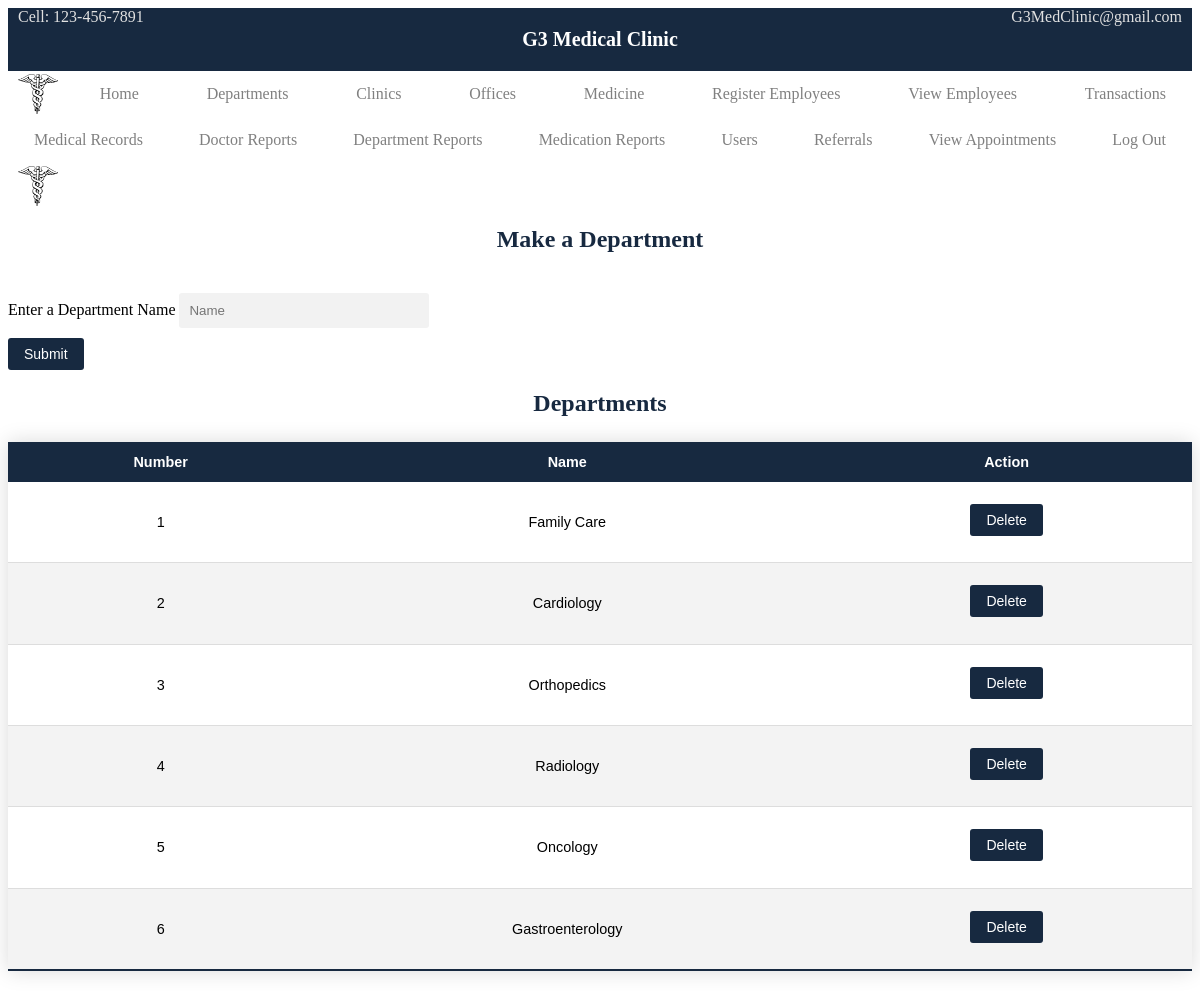
The page /dept.php (signed in) on the database its author committed.
### tables this page shows
CREATE TABLE `Department` (
  `department_number` int NOT NULL AUTO_INCREMENT,
  `dep_name` varchar(45) NOT NULL,
  `deleted_flag` tinyint(1) NOT NULL DEFAULT '0',
  PRIMARY KEY (`department_number`),
  UNIQUE KEY `dep_name` (`dep_name`)
);

### includes/functions.inc.php (called while the page is built, shortened)
<?php
function viewDepartments($conn) {
  $sql = "SELECT * FROM Department WHERE deleted_flag = false;";
  $stmt = mysqli_stmt_init($conn);
  if (!mysqli_stmt_prepare($stmt, $sql)) {
    header("location: ../dept.php?error=viewstmtfailed");
    exit();
  }
  mysqli_stmt_execute($stmt);
  $result = mysqli_stmt_get_result($stmt);
  return $result;
}

### dept.php (the view, shortened to what this page needs)
<?php
  include_once 'header.php';
  require_once 'includes/dbh.inc.php';
  require_once 'includes/functions.inc.php';
  $result = viewDepartments($conn);
?>
<div class='dept-form'>
  <h2>Make a Department</h2>
  <form action='/medical-clinic/includes/dept.inc.php' method='post'>
    <div class='form-element'>
      <label for='dpt-name'>Enter a Department Name</label>
      <input type='text' name='dptname' id='dpt-name' placeholder='Name'/>
    </div>
    <div class='submit-btn'>
      <button type='submit' name='submit'>Submit</button>
    </div>
  </form>
</div>
<div>
  <h2>Departments</h2>
  <table class="table-template">
    <thead>
      <tr>
        <th>Number</th>
        <th>Name</th>
        <th>Action</th>
      </tr>
    </thead>
    <tbody>
    <?php
      while ($row = mysqli_fetch_assoc($result)) {
        $depnum = $row["department_number"];
        $depname = $row["dep_name"];
    ?>
      <tr>
        <td><?php echo $depnum?></td>
        <td><?php echo $depname?></td>
        <td>
        <form action='/medical-clinic/delete.php' method='post'>
          <div class='submit-btn'>
            <button type='submit' name='submit'>Delete</button>
          </div>
        </form>
        </td>
      </tr>
    <?php
      }
    ?>
    </tbody>
  </table>
</div>
<?php
  include_once 'footer.php';
?>

### rows shown on the page
department: department_number "1", dep_name "Family Care"
department: department_number "2", dep_name "Cardiology"
department: department_number "3", dep_name "Orthopedics"
department: department_number "4", dep_name "Radiology"
department: department_number "5", dep_name "Oncology"
department: department_number "6", dep_name "Gastroenterology"
